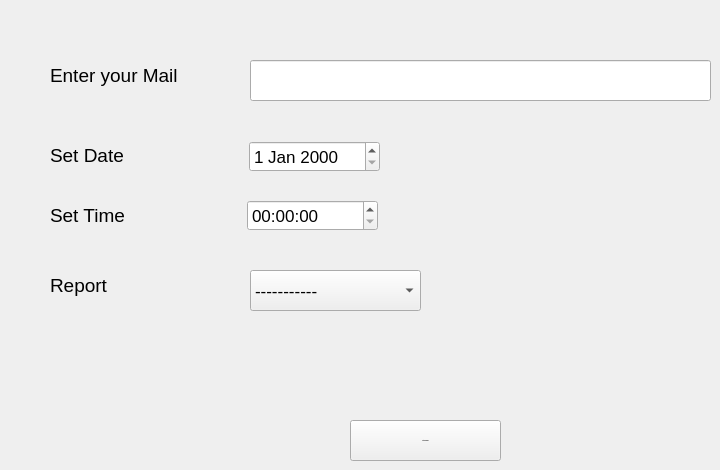
      <widget class="QWidget" name="tab_3">
       <attribute name="title">
        <string>Admin Reports  </string>
       </attribute>
       <widget class="QPushButton" name="pushButton_6">
        <property name="geometry">
         <rect>
          <x>350</x>
          <y>420</y>
          <width>151</width>
          <height>41</height>
         </rect>
        </property>
        <property name="font">
         <font>
          <family>Segoe UI</family>
          <pointsize>-1</pointsize>
          <weight>75</weight>
          <bold>true</bold>
         </font>
        </property>
        <property name="text">
         <string>Set Schedule</string>
        </property>
       </widget>
       <widget class="QLabel" name="label_9">
        <property name="geometry">
         <rect>
          <x>50</x>
          <y>60</y>
          <width>151</width>
          <height>31</height>
         </rect>
        </property>
        <property name="font">
         <font>
          <pointsize>14</pointsize>
         </font>
        </property>
        <property name="text">
         <string>Enter your Mail</string>
        </property>
       </widget>
       <widget class="QLineEdit" name="lineEdit_28">
        <property name="geometry">
         <rect>
          <x>250</x>
          <y>60</y>
          <width>461</width>
          <height>41</height>
         </rect>
        </property>
        <property name="font">
         <font>
          <pointsize>13</pointsize>
         </font>
        </property>
       </widget>
       <widget class="QLabel" name="label_10">
        <property name="geometry">
         <rect>
          <x>50</x>
          <y>140</y>
          <width>141</width>
          <height>31</height>
         </rect>
        </property>
        <property name="font">
         <font>
          <pointsize>14</pointsize>
         </font>
        </property>
        <property name="text">
         <string>Set Date</string>
        </property>
       </widget>
       <widget class="QTimeEdit" name="timeEdit">
        <property name="geometry">
         <rect>
          <x>247</x>
          <y>200</y>
          <width>131</width>
          <height>31</height>
         </rect>
        </property>
        <property name="font">
         <font>
          <pointsize>13</pointsize>
         </font>
        </property>
       </widget>
       <widget class="QLabel" name="label_11">
        <property name="geometry">
         <rect>
          <x>50</x>
          <y>200</y>
          <width>111</width>
          <height>31</height>
         </rect>
        </property>
        <property name="font">
         <font>
          <pointsize>14</pointsize>
         </font>
        </property>
        <property name="text">
         <string>Set Time</string>
        </property>
       </widget>
       <widget class="QDateEdit" name="dateEdit_3">
        <property name="geometry">
         <rect>
          <x>249</x>
          <y>141</y>
          <width>131</width>
          <height>31</height>
         </rect>
        </property>
        <property name="font">
         <font>
          <pointsize>13</pointsize>
         </font>
        </property>
       </widget>
       <widget class="QComboBox" name="comboBox_8">
        <property name="geometry">
         <rect>
          <x>250</x>
          <y>270</y>
          <width>171</width>
          <height>41</height>
         </rect>
        </property>
        <property name="font">
         <font>
          <pointsize>13</pointsize>
         </font>
        </property>
        <item>
         <property name="text">
          <string>-----------</string>
         </property>
        </item>
        <item>
         <property name="text">
          <string>Daily</string>
         </property>
        </item>
        <item>
         <property name="text">
          <string>Monthly</string>
         </property>
        </item>
        <item>
         <property name="text">
          <string>Annualy</string>
         </property>
        </item>
       </widget>
       <widget class="QLabel" name="label_12">
        <property name="geometry">
         <rect>
          <x>50</x>
          <y>270</y>
          <width>161</width>
          <height>31</height>
         </rect>
        </property>
        <property name="font">
         <font>
          <pointsize>14</pointsize>
         </font>
        </property>
        <property name="text">
         <string>Report</string>
        </property>
       </widget>
      </widget>
